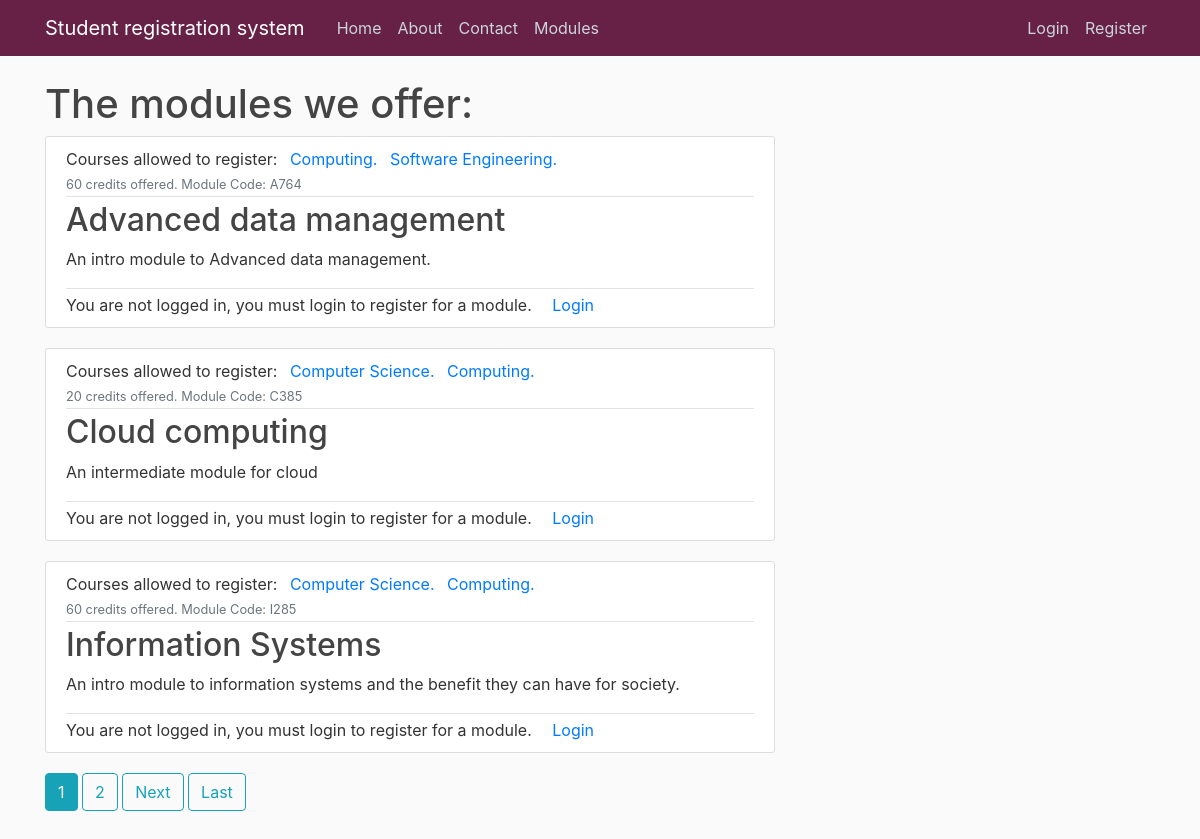
The page /modules on the database its author committed.
### ModuleRegistrationSystem/models.py (models this page shows, shortened)
class Module(models.Model):
    name = models.CharField(max_length= 40)
    code = models.CharField(max_length= 4, primary_key= 'code')
    credit = models.IntegerField(choices= [(20, 20), (40, 40), (60, 60)])
    category = models.CharField(max_length= 20, choices= [('In-person', 'In person'), ('Online', 'Online')])
    description = models.TextField()
    availability = models.BooleanField(default=True)
    courses_Allowed_To_Register = models.ManyToManyField(Course)
    def __str__(self):
        return f'{self.name}'

class Course(models.Model):
    name = models.CharField(max_length = 20, primary_key= 'name')
    startDate = models.DateField(default = timezone.now)
    duration = models.CharField(max_length = 10 ,choices= [('1 year', '1 year'), ('2 years', '2 years'), ('3 years', '3 years')])
    description = models.TextField()
    def __str__(self):
        return f'{self.name}'

### ModuleRegistrationSystem/views.py (the view)
# urls.py: path('modules', ModuleListView.as_view(), name='modules'),
class ModuleListView(ListView):
        model = Module
        template_name = 'ModuleRegistrationSystem/modules.html'
        context_object_name = 'modules'
        ordering = ['code']
        paginate_by = 3

### ModuleRegistrationSystem/templates/ModuleRegistrationSystem/modules.html (shortened to what this page needs)
{% extends "ModuleRegistrationSystem/base.html" %}
{% load crispy_forms_tags %}
{% block content %}
    <h1>The modules we offer:</h1>
{% for module in modules %}
    <article class="media content-section">
        <div class="media-body">
            <div class="article-metadata">
                <a class="mr-2">Courses allowed to register: {% for courses_Allowed_To_Register in module.courses_Allowed_To_Register.all %} <a class="mr-2" href="{% url 'ModuleRegistrationSystem:course-detail' courses_Allowed_To_Register.name %}"> {{ courses_Allowed_To_Register }}. </a>
                    {% endfor %}</a>
                <small class="text-muted">{{ module.credit }} credits offered. Module Code: {{ module.code }}</small>
            </div>
            <h2><a class="article-title" href="{% url 'ModuleRegistrationSystem:module-detail' module.code %}">{{ module }}</a></h2>
            <p class="article-content">{{ module.description }}</p>
            <div class="article-metadata"></div>
            {% if user.is_authenticated %}
                {% if module.availability == True %}
                    <form method="POST" action="{% url 'ModuleRegistrationSystem:module-registration' module.code %}">
                        {% csrf_token %}
                        {{ form | crispy }}
                        <button class="btn btn-success" type="submit">Register Now</button>
                    </form>
                {% elif module.availability == False %}
                    <a class="mr-2">This module is not currently available.</a>
                {% endif %}
            {% else %}
                <a class="mr-2">You are not logged in, you must login to register for a module.</a>
                <a class="ml-2" href="{% url 'login' %}">Login</a>
            {% endif %}
    </article>
{% endfor %}
{% if is_paginated %}
{% for num in page_obj.paginator.page_range %}
{% if page_obj.number == num %}
<a class="btn btn-info mb-4" href="?page={{num}}">{{num}}</a>
{% elif num > page_obj.number|add:'-3' and num < page_obj.number|add:'3' %}
<a class="btn btn-outline-info mb-4" href="?page={{num}}">{{num}}</a>
{% endif %}
{% endfor %}
{% if page_obj.has_next %}
<a class="btn btn-outline-info mb-4" href="?page={{page_obj.next_page_number}}">Next</a>
<a class="btn btn-outline-info mb-4" href="?page={{page_obj.paginator.num_pages}}">Last</a>
{% endif %}
{% endif %}
{% endblock content %}

### ModuleRegistrationSystem/static/css/styles.css (style rules this page uses)
html { position: relative; min-height: 100%; }
body { background: #fafafa; color: #333333; margin-top: 5rem; margin-bottom: 50px; }
h1, h2, h3, h4, h5, h6 { color: #444444; }
.content-section { background: #ffffff; padding: 10px 20px; border: 1px solid #dddddd; border-radius: 3px; margin-bottom: 20px; }
.article-title { color: #444444; }
.article-content { white-space: pre-line; }
.article-metadata { padding-bottom: 1px; margin-bottom: 4px; border-bottom: 1px solid #e3e3e3 }

### rows shown on the page
Module: credit "60", code "A764", name "Advanced data management", description "An intro module to Advanced data management."
Course: name "Computing"
Course: name "Software Engineering"
Module: credit "20", code "C385", name "Cloud computing", description "An intermediate module for cloud"
Course: name "Computer Science"
Module: credit "60", code "I285", name "Information Systems", description "An intro module to information systems and the benefit they can have for society."

### other values the page prints
{{ num }} "1"
{{ num }} "2"
